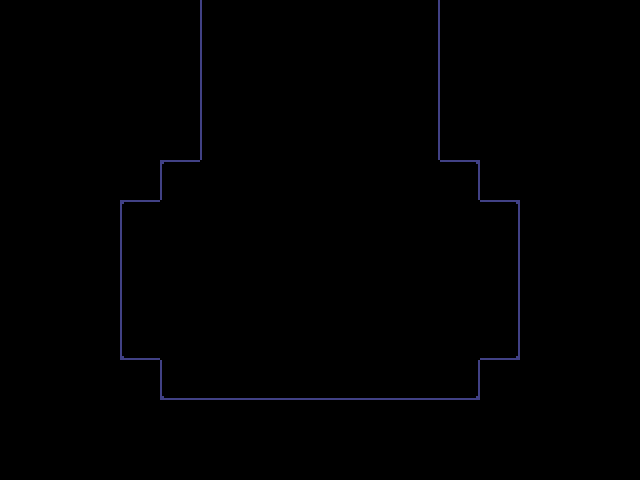

This is a level from a 2D game, rendered from its Tiled map with the project's own tilesets. A one-line summary and the complete map file follow:
An orthogonal 16x12 tile map with 40x40 px tiles, 1 tile layer (Tile Layer 1) and 13 objects (transition, dwexit, entry, spawn).

<map version="1.9" tiledversion="1.9.2" orientation="orthogonal" renderorder="right-down" width="16" height="12" tilewidth="40" tileheight="40" infinite="0" nextlayerid="5" nextobjectid="14">
 <editorsettings>
  <export target="room_lighttransition.lua" format="lua" />
 </editorsettings>
 <properties>
  <property name="border" value="castle" />
  <property name="music" value="deltarune/castletown_empty" />
 </properties>
 <tileset firstgid="1" source="../tilesets/castle.tsx" />
 <layer id="1" name="Tile Layer 1" width="16" height="12">
  <data encoding="csv">
0,0,0,0,0,10,11,11,11,11,12,0,0,0,0,0,
0,0,0,0,0,10,11,11,11,11,12,0,0,0,0,0,
0,0,0,0,0,10,11,11,11,11,12,0,0,0,0,0,
0,0,0,0,0,10,11,11,11,11,12,0,0,0,0,0,
0,0,0,0,6,11,11,11,11,11,11,8,0,0,0,0,
0,0,0,6,11,11,11,11,11,11,11,11,8,0,0,0,
0,0,0,10,11,11,11,11,11,11,11,11,12,0,0,0,
0,0,0,10,11,11,11,11,11,11,11,11,12,0,0,0,
0,0,0,14,11,11,11,11,11,11,11,11,16,0,0,0,
0,0,0,0,14,15,15,15,15,15,15,16,0,0,0,0,
0,0,0,0,0,0,0,0,0,0,0,0,0,0,0,0,
0,0,0,0,0,0,0,0,0,0,0,0,0,0,0,0
</data>
 </layer>
 <objectgroup color="#0000ff" id="2" name="collision">
  <object id="1" x="80" y="200" width="40" height="160" />
  <object id="2" x="120" y="360" width="40" height="40" />
  <object id="3" x="160" y="400" width="320" height="40" />
  <object id="4" x="480" y="360" width="40" height="40" />
  <object id="5" x="520" y="200" width="40" height="160" />
  <object id="6" x="480" y="160" width="40" height="40" />
  <object id="7" x="440" y="0" width="40" height="160" />
  <object id="8" x="160" y="0" width="40" height="160" />
  <object id="9" x="120" y="160" width="40" height="40" />
 </objectgroup>
 <objectgroup color="#ff00ff" id="3" name="objects">
  <object id="10" name="transition" x="200" y="-40" width="240" height="40">
   <properties>
    <property name="map" value="room1" />
    <property name="marker" value="entry3" />
   </properties>
  </object>
  <object id="13" name="dwexit" x="320" y="280">
   <properties>
    <property name="map" value="light/hometown/town_shelter" />
    <property name="mapFacing" value="down" />
    <property name="mapX" value="0" />
    <property name="mapY" value="0" />
   </properties>
  </object>
 </objectgroup>
 <objectgroup color="#7f00ff" id="4" name="markers">
  <object id="11" name="entry" x="320" y="40">
   <point />
  </object>
  <object id="12" name="spawn" x="320" y="160">
   <point />
  </object>
 </objectgroup>
</map>
